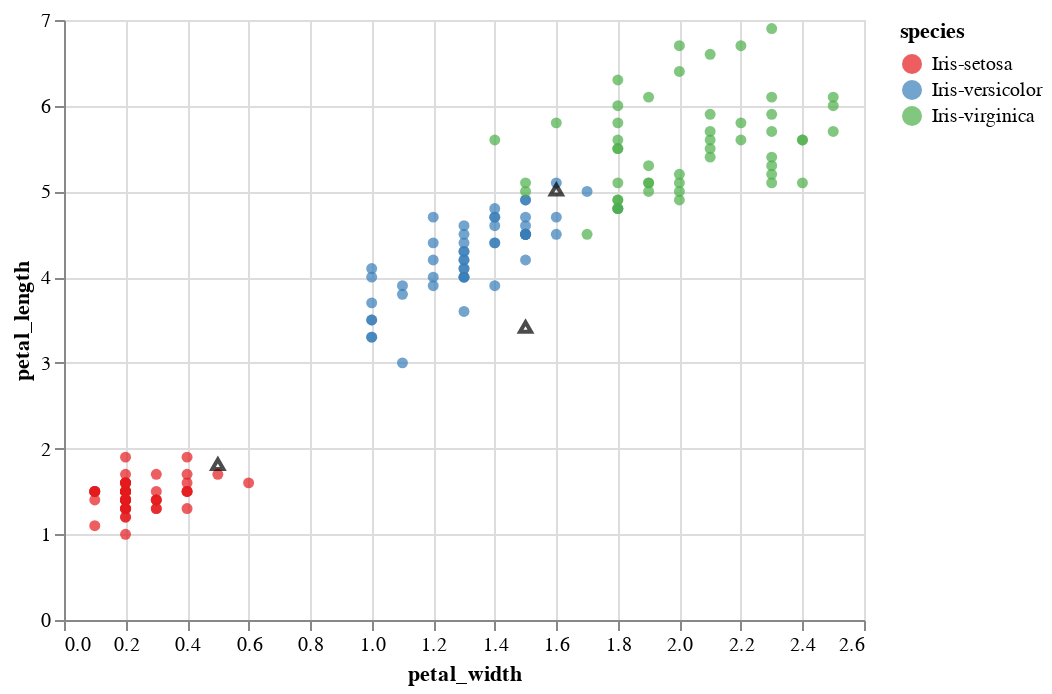

Notebook cell for this chart:
### Code cell
# Let's add the locations of the mystery flowers
# Plot the different species by petal length and width
unknown = alt.Chart(mystery_flowers).mark_point(color='#000000', shape='triangle').encode(
    x='petal_width',
    y='petal_length'
)

# The three black triangles below are the unknown flowers for which we want to use kNN
# to predict their species
known + unknown

### Figure 1 — Vega-Lite specification as saved in the notebook (floating-point values rounded to 4 significant figures; data arrays with more than 128 entries replaced by an {"elided": "..."} marker saying what was removed)
{"config": {"view": {"continuousWidth": 400, "continuousHeight": 300}}, "layer": [{"data": {"name": "data-2d94771ea62125b445223a5fc16e2995"}, "mark": {"type": "point", "filled": true}, "encoding": {"color": {"type": "nominal", "field": "species", "scale": {"scheme": "set1"}}, "x": {"type": "quantitative", "field": "petal_width"}, "y": {"type": "quantitative", "field": "petal_length"}}}, {"data": {"name": "data-98f75fbd92578e021d7f298f08188d8e"}, "mark": {"type": "point", "color": "#000000", "shape": "triangle"}, "encoding": {"x": {"type": "quantitative", "field": "petal_width"}, "y": {"type": "quantitative", "field": "petal_length"}}}], "$schema": "https://vega.github.io/schema/vega-lite/v4.8.1.json", "datasets": {"data-2d94771ea62125b445223a5fc16e2995": {"elided": "150 records"}, "data-98f75fbd92578e021d7f298f08188d8e": [{"petal_width": 0.5, "petal_length": 1.8}, {"petal_width": 1.5, "petal_length": 3.4}, {"petal_width": 1.6, "petal_length": 5.0}]}}
